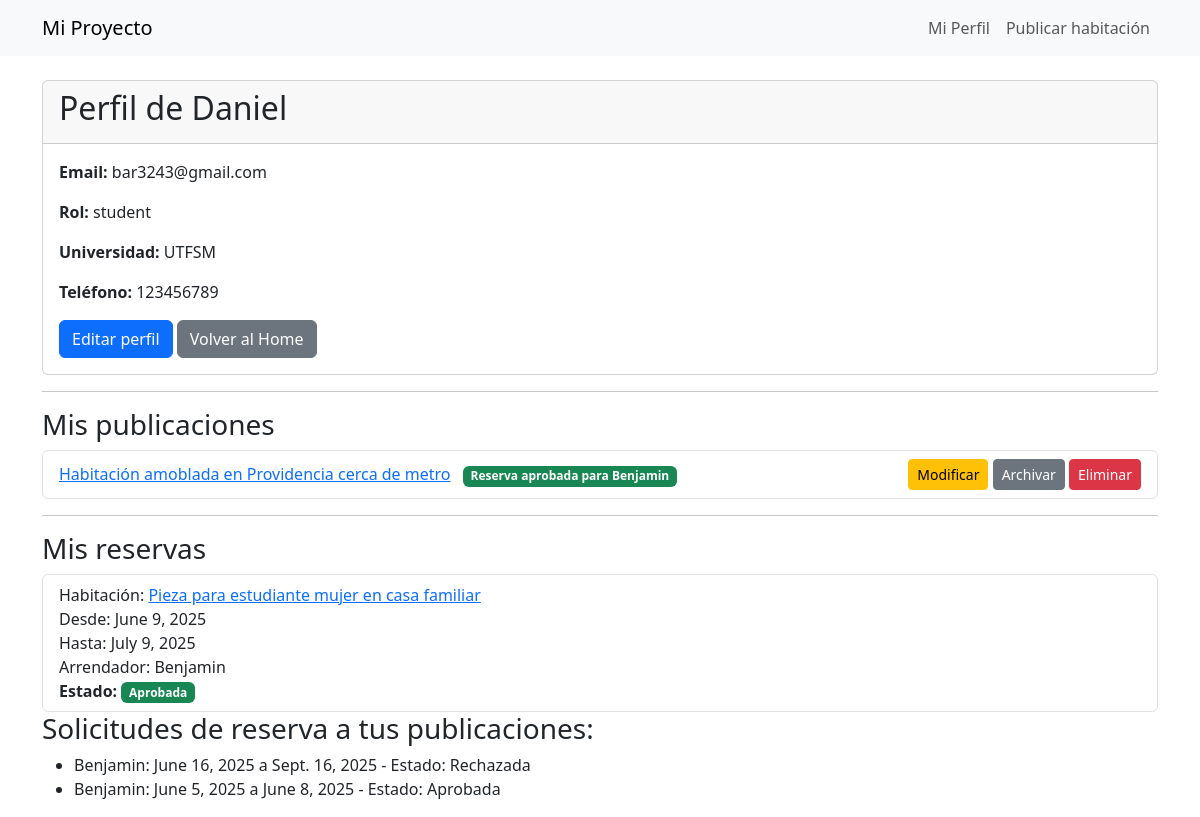
The page /accounts/profile/ (signed in) on the database its author committed.
### accounts/models.py (models this page shows, shortened)
class User(AbstractUser):
    USER_ROLES = (
        ('student', 'Estudiante'),
        ('landlord', 'Arrendador'),
    )
    role = models.CharField(max_length=10, choices=USER_ROLES)
    university = models.CharField(max_length=100, blank=True, null=True)
    phone = models.CharField(max_length=20, blank=True, null=True)
    profile_image = models.ImageField(upload_to='profiles/', blank=True, null=True)
    birth_date = models.DateField(blank=True, null=True)  # Nuevo campo

### listings/models.py (models this page shows, shortened)
class Room(models.Model):
    owner = models.ForeignKey(settings.AUTH_USER_MODEL, on_delete=models.CASCADE)
    title = models.CharField(max_length=100)
    description = models.TextField()
    price = models.DecimalField(max_digits=8, decimal_places=2)
    city = models.CharField(max_length=100)
    address = models.CharField(max_length=200)
    available_from = models.DateField()
    available_to = models.DateField()
    created_at = models.DateTimeField(auto_now_add=True)
    archived = models.BooleanField(default=False)  # Nuevo campo

### booking/models.py (models this page shows, shortened)
class Booking(models.Model):
    STATUS_CHOICES = [
        ('pending', 'Pendiente'),
        ('approved', 'Aprobada'),
        ('rejected', 'Rechazada'),
    ]
    student = models.ForeignKey(settings.AUTH_USER_MODEL, on_delete=models.CASCADE, related_name='bookings')
    room = models.ForeignKey(Room, on_delete=models.CASCADE, related_name='bookings')
    start_date = models.DateField()
    end_date = models.DateField()
    created_at = models.DateTimeField(auto_now_add=True)
    status = models.CharField(max_length=10, choices=STATUS_CHOICES, default='pending')  # Nuevo campo

### accounts/views.py (the view)
# urls.py: path('profile/', views.profile_view, name='profile'),
@login_required
def profile_view(request):
    user_rooms = Room.objects.filter(owner=request.user)
    my_bookings = Booking.objects.filter(student=request.user)
    approved_bookings = {
        room.pk: room.bookings.filter(status='approved').first()
        for room in user_rooms
    }
    return render(request, 'accounts/profile.html', {
        'user': request.user,
        'user_rooms': user_rooms,
        'my_bookings': my_bookings,
        'approved_bookings': approved_bookings,
    })

### accounts/templatetags/dict_key.py (called while the page is built)
@register.filter
def dict_key(d, key):
    return d.get(key)

### templates/accounts/profile.html (shortened to what this page needs)
{% extends 'base/base.html' %}
{% load dict_key %}
{% block content %}
<div class="card">
    <div class="card-header">
        <h2>Perfil de {{ user.username }}</h2>
    </div>
    <div class="card-body">
        <p><strong>Email:</strong> {{ user.email }}</p>
        <p><strong>Rol:</strong> {{ user.role }}</p>
        <p><strong>Universidad:</strong> {{ user.university }}</p>
        <p><strong>Teléfono:</strong> {{ user.phone }}</p>
        <a href="{% url 'accounts:editProfile' %}" class="btn btn-primary">Editar perfil</a>
        <a href="{% url 'home' %}" class="btn btn-secondary">Volver al Home</a>
    </div>
</div>
<hr>
<h3>Mis publicaciones</h3>
{% if user_rooms %}
    <ul class="list-group">
        {% for room in user_rooms %}
            <li class="list-group-item d-flex justify-content-between align-items-center">
                <span>
                    <a href="{% url 'listings:room_detail' room.pk %}">{{ room.title }}</a>
                    {% with approved_booking=approved_bookings|dict_key:room.pk %}
                        {% if approved_booking %}
                            <span class="badge bg-success ms-2">
                                Reserva aprobada para {{ approved_booking.student.username }}
                            </span>
                        {% endif %}
                    {% endwith %}
                </span>
                <span>
                    <a href="{% url 'listings:room_update' room.pk %}" class="btn btn-sm btn-warning">Modificar</a>
                    <a href="{% url 'listings:room_archive' room.pk %}" class="btn btn-sm {% if room.archived %}btn-success{% else %}btn-secondary{% endif %}">
                        {% if room.archived %}Desarchivar{% else %}Archivar{% endif %}
                    </a>
                    <a href="{% url 'listings:room_delete' room.pk %}" class="btn btn-sm btn-danger">Eliminar</a>
                </span>
            </li>
        {% endfor %}
    </ul>
{% else %}
    <p>No has publicado habitaciones aún.</p>
{% endif %}
<hr>
<h3>Mis reservas</h3>
{% if my_bookings %}
    <ul class="list-group">
        {% for booking in my_bookings %}
            <li class="list-group-item">
                Habitación: <a href="{% url 'listings:room_detail' booking.room.pk %}">{{ booking.room.title }}</a><br>
                Desde: {{ booking.start_date }}<br>
                Hasta: {{ booking.end_date }}<br>
                Arrendador: {{ booking.room.owner.username }}<br>
                <strong>Estado:</strong>
                {% if booking.status == 'approved' %}
                    <span class="badge bg-success">{{ booking.get_status_display }}</span>
                {% elif booking.status == 'rejected' %}
                    <span class="badge bg-danger">{{ booking.get_status_display }}</span>
                {% else %}
                    <span class="badge bg-warning text-dark">{{ booking.get_status_display }}</span>
                    <a href="{% url 'booking:booking_update' booking.pk %}" class="btn btn-sm btn-primary ms-2">Modificar</a>
                    <a href="{% url 'booking:booking_delete' booking.pk %}" class="btn btn-sm btn-danger ms-2">Eliminar</a>
                {% endif %}
            </li>
        {% endfor %}
    </ul>
{% else %}
    <p>No tienes reservas aún.</p>
{% endif %}
<h3>Solicitudes de reserva a tus publicaciones:</h3>
{% for room in user_rooms %}
    {% with bookings=room.bookings.all %}
        {% if bookings %}
            <ul>
            {% for booking in bookings %}
                <li>
                    {{ booking.student.username }}: {{ booking.start_date }} a {{ booking.end_date }} - Estado: {{ booking.get_status_display }}
                </li>
            {% endfor %}
            </ul>
        {% else %}
            <p>No hay solicitudes.</p>
        {% endif %}
    {% endwith %}
{% endfor %}
{% endblock %}

### rows shown on the page
User: username "Daniel", email "bar3243@gmail.com", role "student", university "UTFSM", phone "123456789"
Room: title "Habitación amoblada en Providencia cerca de metro", archived "Archivar"
Booking: student.username "Benjamin", start_date "June 5, 2025", end_date "June 8, 2025", status "Aprobada"
Booking: room "Pieza para estudiante mujer en casa familiar", start_date "June 9, 2025", end_date "July 9, 2025", room.owner.username "Benjamin", status "Aprobada"
Booking: student.username "Benjamin", start_date "June 16, 2025", end_date "Sept. 16, 2025", status "Rechazada"
